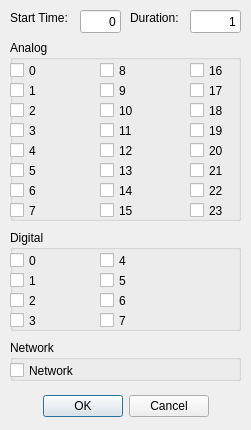
<?xml version="1.0" encoding="UTF-8"?>
<ui version="4.0">
 <class>formModuleSelect</class>
 <widget class="QDialog" name="formModuleSelect">
  <property name="geometry">
   <rect>
    <x>0</x>
    <y>0</y>
    <width>251</width>
    <height>430</height>
   </rect>
  </property>
  <property name="windowTitle">
   <string>Dialog</string>
  </property>
  <widget class="QDialogButtonBox" name="bbOkayCancel">
   <property name="geometry">
    <rect>
     <x>10</x>
     <y>390</y>
     <width>231</width>
     <height>32</height>
    </rect>
   </property>
   <property name="orientation">
    <enum>Qt::Horizontal</enum>
   </property>
   <property name="standardButtons">
    <set>QDialogButtonBox::Cancel|QDialogButtonBox::Ok</set>
   </property>
   <property name="centerButtons">
    <bool>true</bool>
   </property>
  </widget>
  <widget class="QLabel" name="lbStartTime">
   <property name="geometry">
    <rect>
     <x>10</x>
     <y>10</y>
     <width>71</width>
     <height>16</height>
    </rect>
   </property>
   <property name="text">
    <string>Start Time:</string>
   </property>
  </widget>
  <widget class="QLineEdit" name="leStartTime">
   <property name="geometry">
    <rect>
     <x>80</x>
     <y>10</y>
     <width>41</width>
     <height>23</height>
    </rect>
   </property>
   <property name="text">
    <string>0</string>
   </property>
   <property name="alignment">
    <set>Qt::AlignRight|Qt::AlignTrailing|Qt::AlignVCenter</set>
   </property>
  </widget>
  <widget class="QGroupBox" name="gbAnalogChannels">
   <property name="geometry">
    <rect>
     <x>10</x>
     <y>40</y>
     <width>231</width>
     <height>181</height>
    </rect>
   </property>
   <property name="title">
    <string>Analog</string>
   </property>
   <widget class="QCheckBox" name="cbAnalog0">
    <property name="geometry">
     <rect>
      <x>0</x>
      <y>20</y>
      <width>85</width>
      <height>21</height>
     </rect>
    </property>
    <property name="text">
     <string>0</string>
    </property>
   </widget>
   <widget class="QCheckBox" name="cbAnalog1">
    <property name="geometry">
     <rect>
      <x>0</x>
      <y>40</y>
      <width>85</width>
      <height>21</height>
     </rect>
    </property>
    <property name="text">
     <string>1</string>
    </property>
   </widget>
   <widget class="QCheckBox" name="cbAnalog2">
    <property name="geometry">
     <rect>
      <x>0</x>
      <y>60</y>
      <width>85</width>
      <height>21</height>
     </rect>
    </property>
    <property name="text">
     <string>2</string>
    </property>
   </widget>
   <widget class="QCheckBox" name="cbAnalog3">
    <property name="geometry">
     <rect>
      <x>0</x>
      <y>80</y>
      <width>85</width>
      <height>21</height>
     </rect>
    </property>
    <property name="text">
     <string>3</string>
    </property>
   </widget>
   <widget class="QCheckBox" name="cbAnalog4">
    <property name="geometry">
     <rect>
      <x>0</x>
      <y>100</y>
      <width>85</width>
      <height>21</height>
     </rect>
    </property>
    <property name="text">
     <string>4</string>
    </property>
   </widget>
   <widget class="QCheckBox" name="cbAnalog5">
    <property name="geometry">
     <rect>
      <x>0</x>
      <y>120</y>
      <width>85</width>
      <height>21</height>
     </rect>
    </property>
    <property name="text">
     <string>5</string>
    </property>
   </widget>
   <widget class="QCheckBox" name="cbAnalog6">
    <property name="geometry">
     <rect>
      <x>0</x>
      <y>140</y>
      <width>85</width>
      <height>21</height>
     </rect>
    </property>
    <property name="text">
     <string>6</string>
    </property>
   </widget>
   <widget class="QCheckBox" name="cbAnalog7">
    <property name="geometry">
     <rect>
      <x>0</x>
      <y>160</y>
      <width>85</width>
      <height>21</height>
     </rect>
    </property>
    <property name="text">
     <string>7</string>
    </property>
   </widget>
   <widget class="QCheckBox" name="cbAnalog8">
    <property name="geometry">
     <rect>
      <x>90</x>
      <y>20</y>
      <width>85</width>
      <height>21</height>
     </rect>
    </property>
    <property name="text">
     <string>8</string>
    </property>
   </widget>
   <widget class="QCheckBox" name="cbAnalog9">
    <property name="geometry">
     <rect>
      <x>90</x>
      <y>40</y>
      <width>85</width>
      <height>21</height>
     </rect>
    </property>
    <property name="text">
     <string>9</string>
    </property>
   </widget>
   <widget class="QCheckBox" name="cbAnalog10">
    <property name="geometry">
     <rect>
      <x>90</x>
      <y>60</y>
      <width>85</width>
      <height>21</height>
     </rect>
    </property>
    <property name="text">
     <string>10</string>
    </property>
   </widget>
   <widget class="QCheckBox" name="cbAnalog11">
    <property name="geometry">
     <rect>
      <x>90</x>
      <y>80</y>
      <width>85</width>
      <height>21</height>
     </rect>
    </property>
    <property name="text">
     <string>11</string>
    </property>
   </widget>
   <widget class="QCheckBox" name="cbAnalog12">
    <property name="geometry">
     <rect>
      <x>90</x>
      <y>100</y>
      <width>85</width>
      <height>21</height>
     </rect>
    </property>
    <property name="text">
     <string>12</string>
    </property>
   </widget>
   <widget class="QCheckBox" name="cbAnalog13">
    <property name="geometry">
     <rect>
      <x>90</x>
      <y>120</y>
      <width>85</width>
      <height>21</height>
     </rect>
    </property>
    <property name="text">
     <string>13</string>
    </property>
   </widget>
   <widget class="QCheckBox" name="cbAnalog14">
    <property name="geometry">
     <rect>
      <x>90</x>
      <y>140</y>
      <width>85</width>
      <height>21</height>
     </rect>
    </property>
    <property name="text">
     <string>14</string>
    </property>
   </widget>
   <widget class="QCheckBox" name="cbAnalog15">
    <property name="geometry">
     <rect>
      <x>90</x>
      <y>160</y>
      <width>85</width>
      <height>21</height>
     </rect>
    </property>
    <property name="text">
     <string>15</string>
    </property>
   </widget>
   <widget class="QCheckBox" name="cbAnalog16">
    <property name="geometry">
     <rect>
      <x>180</x>
      <y>20</y>
      <width>85</width>
      <height>21</height>
     </rect>
    </property>
    <property name="text">
     <string>16</string>
    </property>
   </widget>
   <widget class="QCheckBox" name="cbAnalog17">
    <property name="geometry">
     <rect>
      <x>180</x>
      <y>40</y>
      <width>85</width>
      <height>21</height>
     </rect>
    </property>
    <property name="text">
     <string>17</string>
    </property>
   </widget>
   <widget class="QCheckBox" name="cbAnalog18">
    <property name="geometry">
     <rect>
      <x>180</x>
      <y>60</y>
      <width>85</width>
      <height>21</height>
     </rect>
    </property>
    <property name="text">
     <string>18</string>
    </property>
   </widget>
   <widget class="QCheckBox" name="cbAnalog19">
    <property name="geometry">
     <rect>
      <x>180</x>
      <y>80</y>
      <width>85</width>
      <height>21</height>
     </rect>
    </property>
    <property name="text">
     <string>19</string>
    </property>
   </widget>
   <widget class="QCheckBox" name="cbAnalog20">
    <property name="geometry">
     <rect>
      <x>180</x>
      <y>100</y>
      <width>85</width>
      <height>21</height>
     </rect>
    </property>
    <property name="text">
     <string>20</string>
    </property>
   </widget>
   <widget class="QCheckBox" name="cbAnalog21">
    <property name="geometry">
     <rect>
      <x>180</x>
      <y>120</y>
      <width>85</width>
      <height>21</height>
     </rect>
    </property>
    <property name="text">
     <string>21</string>
    </property>
   </widget>
   <widget class="QCheckBox" name="cbAnalog22">
    <property name="geometry">
     <rect>
      <x>180</x>
      <y>140</y>
      <width>85</width>
      <height>21</height>
     </rect>
    </property>
    <property name="text">
     <string>22</string>
    </property>
   </widget>
   <widget class="QCheckBox" name="cbAnalog23">
    <property name="geometry">
     <rect>
      <x>180</x>
      <y>160</y>
      <width>85</width>
      <height>21</height>
     </rect>
    </property>
    <property name="text">
     <string>23</string>
    </property>
   </widget>
  </widget>
  <widget class="QGroupBox" name="gbDigitalChannels">
   <property name="geometry">
    <rect>
     <x>10</x>
     <y>230</y>
     <width>231</width>
     <height>101</height>
    </rect>
   </property>
   <property name="title">
    <string>Digital</string>
   </property>
   <widget class="QCheckBox" name="cbDigital0">
    <property name="geometry">
     <rect>
      <x>0</x>
      <y>20</y>
      <width>85</width>
      <height>21</height>
     </rect>
    </property>
    <property name="text">
     <string>0</string>
    </property>
   </widget>
   <widget class="QCheckBox" name="cbDigital1">
    <property name="geometry">
     <rect>
      <x>0</x>
      <y>40</y>
      <width>85</width>
      <height>21</height>
     </rect>
    </property>
    <property name="text">
     <string>1</string>
    </property>
   </widget>
   <widget class="QCheckBox" name="cbDigital2">
    <property name="geometry">
     <rect>
      <x>0</x>
      <y>60</y>
      <width>85</width>
      <height>21</height>
     </rect>
    </property>
    <property name="text">
     <string>2</string>
    </property>
   </widget>
   <widget class="QCheckBox" name="cbDigital3">
    <property name="geometry">
     <rect>
      <x>0</x>
      <y>80</y>
      <width>85</width>
      <height>21</height>
     </rect>
    </property>
    <property name="text">
     <string>3</string>
    </property>
   </widget>
   <widget class="QCheckBox" name="cbDigital4">
    <property name="geometry">
     <rect>
      <x>90</x>
      <y>20</y>
      <width>85</width>
      <height>21</height>
     </rect>
    </property>
    <property name="text">
     <string>4</string>
    </property>
   </widget>
   <widget class="QCheckBox" name="cbDigital5">
    <property name="geometry">
     <rect>
      <x>90</x>
      <y>40</y>
      <width>85</width>
      <height>21</height>
     </rect>
    </property>
    <property name="text">
     <string>5</string>
    </property>
   </widget>
   <widget class="QCheckBox" name="cbDigital6">
    <property name="geometry">
     <rect>
      <x>90</x>
      <y>60</y>
      <width>85</width>
      <height>21</height>
     </rect>
    </property>
    <property name="text">
     <string>6</string>
    </property>
   </widget>
   <widget class="QCheckBox" name="cbDigital7">
    <property name="geometry">
     <rect>
      <x>90</x>
      <y>80</y>
      <width>85</width>
      <height>21</height>
     </rect>
    </property>
    <property name="text">
     <string>7</string>
    </property>
   </widget>
  </widget>
  <widget class="QGroupBox" name="gbNetworkChannels">
   <property name="geometry">
    <rect>
     <x>10</x>
     <y>340</y>
     <width>231</width>
     <height>41</height>
    </rect>
   </property>
   <property name="title">
    <string>Network</string>
   </property>
   <widget class="QCheckBox" name="cbNetwork0">
    <property name="geometry">
     <rect>
      <x>0</x>
      <y>20</y>
      <width>85</width>
      <height>21</height>
     </rect>
    </property>
    <property name="text">
     <string>Network</string>
    </property>
   </widget>
  </widget>
  <widget class="QLabel" name="lbDuration">
   <property name="geometry">
    <rect>
     <x>130</x>
     <y>10</y>
     <width>59</width>
     <height>15</height>
    </rect>
   </property>
   <property name="text">
    <string>Duration:</string>
   </property>
  </widget>
  <widget class="QLineEdit" name="leDuration">
   <property name="geometry">
    <rect>
     <x>190</x>
     <y>10</y>
     <width>51</width>
     <height>23</height>
    </rect>
   </property>
   <property name="text">
    <string>1</string>
   </property>
   <property name="alignment">
    <set>Qt::AlignRight|Qt::AlignTrailing|Qt::AlignVCenter</set>
   </property>
  </widget>
 </widget>
 <resources/>
 <connections>
  <connection>
   <sender>bbOkayCancel</sender>
   <signal>accepted()</signal>
   <receiver>formModuleSelect</receiver>
   <slot>accept()</slot>
   <hints>
    <hint type="sourcelabel">
     <x>248</x>
     <y>254</y>
    </hint>
    <hint type="destinationlabel">
     <x>157</x>
     <y>274</y>
    </hint>
   </hints>
  </connection>
  <connection>
   <sender>bbOkayCancel</sender>
   <signal>rejected()</signal>
   <receiver>formModuleSelect</receiver>
   <slot>reject()</slot>
   <hints>
    <hint type="sourcelabel">
     <x>316</x>
     <y>260</y>
    </hint>
    <hint type="destinationlabel">
     <x>286</x>
     <y>274</y>
    </hint>
   </hints>
  </connection>
  <connection>
   <sender>leStartTime</sender>
   <signal>textChanged(QString)</signal>
   <receiver>formModuleSelect</receiver>
   <slot>update()</slot>
   <hints>
    <hint type="sourcelabel">
     <x>100</x>
     <y>21</y>
    </hint>
    <hint type="destinationlabel">
     <x>125</x>
     <y>214</y>
    </hint>
   </hints>
  </connection>
  <connection>
   <sender>leDuration</sender>
   <signal>textChanged(QString)</signal>
   <receiver>formModuleSelect</receiver>
   <slot>update()</slot>
   <hints>
    <hint type="sourcelabel">
     <x>215</x>
     <y>21</y>
    </hint>
    <hint type="destinationlabel">
     <x>125</x>
     <y>214</y>
    </hint>
   </hints>
  </connection>
  <connection>
   <sender>leStartTime</sender>
   <signal>editingFinished()</signal>
   <receiver>formModuleSelect</receiver>
   <slot>update()</slot>
   <hints>
    <hint type="sourcelabel">
     <x>100</x>
     <y>21</y>
    </hint>
    <hint type="destinationlabel">
     <x>125</x>
     <y>214</y>
    </hint>
   </hints>
  </connection>
 </connections>
</ui>
